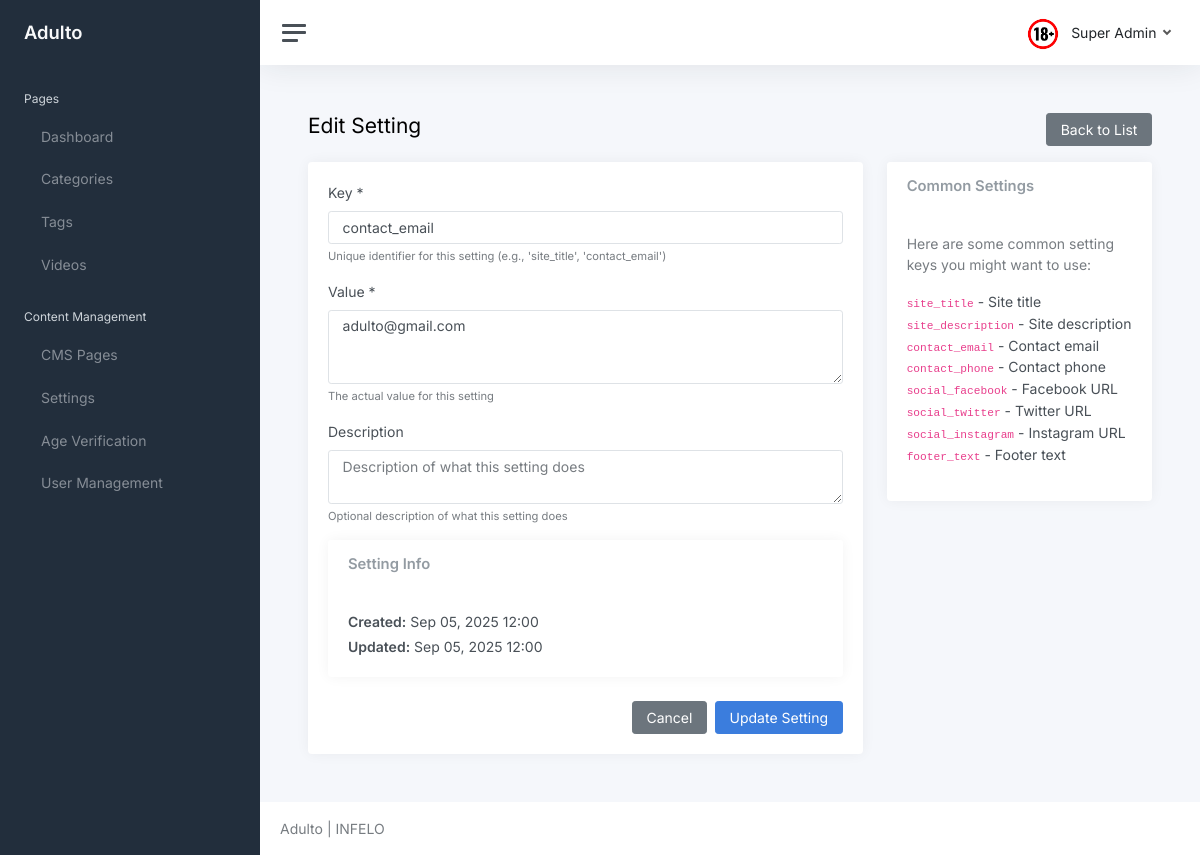
The app's page /core/settings/3/edit/ (signed in) with its own data.
### core/models.py (models this page shows, shortened)
class User(AbstractUser):
	username = None
	first_name = None
	last_name = None
	name = models.CharField(max_length=150, blank=True)
	email = models.EmailField(unique=True)
	is_freeze = models.BooleanField(default=False)
	is_email_verified = models.BooleanField(default=False)
	email_verification_token = models.CharField(max_length=100, blank=True, null=True)
	email_verification_created = models.DateTimeField(blank=True, null=True)
	is_staff = models.BooleanField(default=False, help_text="Designates whether the user can log into the admin site. Only activated users can access admin.")
	USERNAME_FIELD = 'email'
	REQUIRED_FIELDS = []

class Settings(models.Model):
	key = models.CharField(max_length=100, unique=True, help_text="Setting key (e.g., 'site_title', 'contact_email')")
	value = models.TextField(help_text="Setting value")
	description = models.TextField(blank=True, help_text="Description of what this setting does")
	created_at = models.DateTimeField(auto_now_add=True)
	updated_at = models.DateTimeField(auto_now=True)
	class Meta:
		ordering = ['key']
		verbose_name = "Setting"
		verbose_name_plural = "Settings"
	@classmethod
	def get_setting(cls, key, default=None):
		try:
			return cls.objects.get(key=key).value
		except cls.DoesNotExist:
			return default

### core/views.py (the view)
# urls.py: path('settings/<int:pk>/edit/', views.settings_update, name='settings_update'),
@login_required(login_url='login')
def settings_update(request, pk):
	setting = get_object_or_404(Settings, pk=pk)
	if request.method == 'POST':
		form = SettingsForm(request.POST, instance=setting)
		if form.is_valid():
			form.save()
			messages.success(request, 'Setting updated successfully.')
			return redirect('settings_list')
	else:
		form = SettingsForm(instance=setting)
	context = {
		'form': form,
		'setting': setting,
	}
	return render(request, 'core/settings_form.html', context)

### core/forms.py
class SettingsForm(forms.ModelForm):
    class Meta:
        model = Settings
        fields = ["key", "value", "description"]
        widgets = {
            "key": forms.TextInput(attrs={"class": "form-control", "placeholder": "setting_key"}),
            "value": forms.Textarea(attrs={"class": "form-control", "rows": 3, "placeholder": "Setting value"}),
            "description": forms.Textarea(attrs={"class": "form-control", "rows": 2, "placeholder": "Description of what this setting does"}),
        }

### adulto/context_processors.py (called while the page is built)
def site_branding(request):
	return {
		"site_brand": getattr(settings, "SITE_BRAND", "Adulto"),
		"site_logo_url": getattr(settings, "SITE_LOGO_URL", "/static/logo.png"),
	}

### core/models.py (called while the page is built)
	@classmethod
	def get_active(cls):
		try:
			return cls.objects.filter(is_active=True).first()
		except:
			return None

### templates/core/settings_form.html (shortened to what this page needs)
{% extends 'core/layout/base.html' %}
{% block content %}
<div class="container-fluid p-0">
    <div class="d-flex justify-content-between align-items-center mb-3">
        <h1 class="h3 d-inline align-middle">
            {% if form.instance.pk %}Edit{% else %}Add{% endif %} Setting
        </h1>
        <a class="btn btn-secondary" href="{% url 'settings_list' %}">Back to List</a>
    </div>
    <div class="row">
        <div class="col-md-8">
            <div class="card">
                <div class="card-body">
                    <form method="post">
                        <div class="mb-3">
                            <label for="{{ form.key.id_for_label }}" class="form-label">Key *</label>
                            {{ form.key }}
                            <div class="form-text">Unique identifier for this setting (e.g., 'site_title', 'contact_email')</div>
                        </div>
                        <div class="mb-3">
                            <label for="{{ form.value.id_for_label }}" class="form-label">Value *</label>
                            {{ form.value }}
                            <div class="form-text">The actual value for this setting</div>
                        </div>
                        <div class="mb-3">
                            <label for="{{ form.description.id_for_label }}" class="form-label">Description</label>
                            {{ form.description }}
                            <div class="form-text">Optional description of what this setting does</div>
                        </div>
                        {% if form.instance.pk %}
                        <div class="card mt-3">
                            <div class="card-header">
                                <h5 class="card-title mb-0">Setting Info</h5>
                            </div>
                            <div class="card-body">
                                <p class="mb-1"><strong>Created:</strong> {{ form.instance.created_at|date:"M d, Y H:i" }}</p>
                                <p class="mb-0"><strong>Updated:</strong> {{ form.instance.updated_at|date:"M d, Y H:i" }}</p>
                            </div>
                        </div>
                        {% endif %}
                        <div class="d-flex justify-content-end gap-2">
                            <a class="btn btn-secondary" href="{% url 'settings_list' %}">Cancel</a>
                            <button type="submit" class="btn btn-primary">
                                {% if form.instance.pk %}Update{% else %}Create{% endif %} Setting
                            </button>
                        </div>
                    </form>
                </div>
            </div>
        </div>
        <div class="col-md-4">
            <div class="card">
                <div class="card-header">
                    <h5 class="card-title mb-0">Common Settings</h5>
                </div>
                <div class="card-body">
                    <p class="text-muted">Here are some common setting keys you might want to use:</p>
                    <ul class="list-unstyled">
                        <li><code>site_title</code> - Site title</li>
                        <li><code>site_description</code> - Site description</li>
                        <li><code>contact_email</code> - Contact email</li>
                        <li><code>contact_phone</code> - Contact phone</li>
                        <li><code>social_facebook</code> - Facebook URL</li>
                        <li><code>social_twitter</code> - Twitter URL</li>
                        <li><code>social_instagram</code> - Instagram URL</li>
                        <li><code>footer_text</code> - Footer text</li>
                    </ul>
                </div>
            </div>
        </div>
    </div>
</div>
{% endblock %}

### templates/core/layout/header.html (shortened to what this page needs)
<nav class="navbar navbar-expand navbar-light navbar-bg">
    <a class="sidebar-toggle js-sidebar-toggle">
        <i class="hamburger align-self-center"></i>
    </a>
    <div class="navbar-collapse collapse">
        <ul class="navbar-nav navbar-align">
            <li class="nav-item dropdown">
                <a class="nav-link dropdown-toggle d-none d-sm-inline-block" href="#"
                    data-bs-toggle="dropdown">
                    <img src="/static/core/logo.png" class="avatar img-fluid rounded me-1"
                        alt="" /> <span class="text-dark">{{ request.user.name }}</span>
                </a>
            </li>
        </ul>
    </div>
</nav>

### records on screen
User: user.name "Super Admin"
Settings: key "contact_email", value "adulto@gmail.com", instance.created_at "Sep 05, 2025 12:00", instance.updated_at "Sep 05, 2025 12:00"

### other values on screen
{{ site_brand }} "Adulto"
